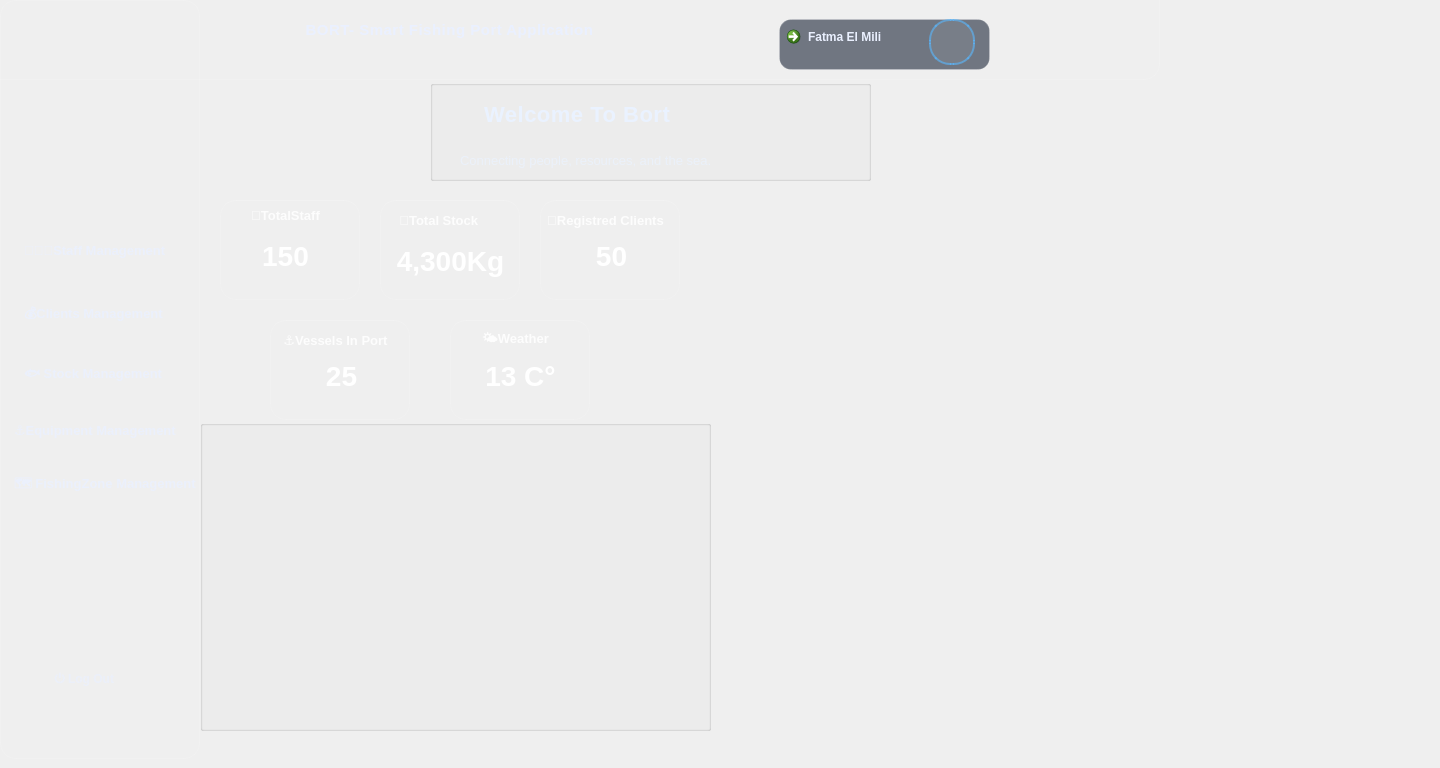
    <widget class="QWidget" name="pageWelcome">
     <property name="styleSheet">
      <string notr="true">QWidget#pageWelcome{
    background: qlineargradient(x1:0, y1:0, x2:1, y2:1,
        stop:0 #071a2c,
        stop:0.35 #082136,
        stop:0.7 #071c2d,
        stop:1 #040f1a);
    font-family: &quot;Segoe UI&quot;;
    color: #EAF0FF;
}

/* =================================================
   HEADER + SIDEBAR (SAME STYLE)
   ================================================= */
QFrame#header_W,
QFrame#sidebarMenu_W {
    background: qlineargradient(x1:0, y1:0, x2:0, y2:1,
        stop:0 rgba(12, 42, 75, 0.95),
        stop:0.55 rgba(8, 30, 55, 0.95),
        stop:1 rgba(6, 22, 40, 0.95));
    border: 1px solid rgba(255,255,255,0.12);
    border-radius: 16px;
}

QFrame#header_W {
    padding: 10px 16px;
}

QFrame#sidebarMenu_W {
    padding: 12px;
}

/* =================================================
   HEADER CONTENT
   ================================================= */
QLabel#titreHeader_W {
    color: #EAF0FF;
    font-size: 15px;
    font-weight: 800;
    letter-spacing: 0.5px;
}

QLabel#avatar_W {
    min-width: 42px;
    max-width: 42px;
    min-height: 42px;
    max-height: 42px;
    border-radius: 21px;
    border: 2px solid rgba(88,184,255,0.6);
    background-color: rgba(255,255,255,0.06);
}

/* User profile button */
QCommandLinkButton#userprofiledetails_W {
    background-color: rgba(8, 18, 38, 0.55);
    border: 1px solid rgba(255,255,255,0.15);
    border-radius: 12px;
    padding: 8px 14px;
    color: #EAF0FF;
    font-weight: 700;
}

QCommandLinkButton#userprofiledetails_W:hover {
    background-color: rgba(88,184,255,0.15);
    border: 1px solid rgba(88,184,255,0.45);
}

QCommandLinkButton#userprofiledetails_W:pressed {
    background-color: rgba(88,184,255,0.25);
}

/* =================================================
   SIDEBAR GROUP
   ================================================= */
QGroupBox#groupBox_W {
    border: none;
    margin-top: 6px;
}

/* =================================================
   SIDEBAR BUTTONS (BASE)
   ================================================= */
QPushButton#clientsmanagementBTN_W,
QPushButton#equipmentmanagementBTN_W,
QPushButton#fishingzonemanagementBTN_W,
QPushButton#staffmanagementBTN_W,
QPushButton#stockmanagementBTN_W {
    background: transparent;
    border: none;
    color: rgba(234,240,255,0.80);
    padding: 12px 14px;
    border-radius: 12px;
    text-align: left;
    font-size: 13px;
    font-weight: 650;
}

/* Hover effect */
QPushButton#clientsmanagementBTN_W:hover,
QPushButton#equipmentmanagementBTN_W:hover,
QPushButton#fishingzonemanagementBTN_W:hover,
QPushButton#staffmanagementBTN_W:hover,
QPushButton#stockmanagementBTN_W:hover {
    background-color: rgba(88,184,255,0.14);
    border: 1px solid rgba(88,184,255,0.25);
    color: #FFFFFF;
}

/* Pressed */
QPushButton#clientsmanagementBTN_W:pressed,
QPushButton#equipmentmanagementBTN_W:pressed,
QPushButton#fishingzonemanagementBTN_W:pressed,
QPushButton#staffmanagementBTN_W:pressed,
QPushButton#stockmanagementBTN_W:pressed {
    background-color: rgba(88,184,255,0.25);
}

/* =================================================
   ACTIVE / SELECTED BUTTON (Staff Management)
   ================================================= */
QPushButton[active=&quot;true&quot;] {
    background-color: rgba(10, 102, 255, 0.28);
    border: 1px solid rgba(10, 102, 255, 0.55);
    color: #FFFFFF;
    padding-left: 18px;
}
QPushButton#staffmanagementBTN_W[active=&quot;true&quot;] {
    background-color: rgba(10, 102, 255, 0.35);
    border-left: 4px solid #4FC3F7;
    color: white;
    font-weight: 600;
}

/* =================================================
   LOG OUT BUTTON
   ================================================= */
QPushButton#logOutBTN_W {
    background: transparent;
    border: none;
    color: rgba(234,240,255,0.65);
    padding: 12px 14px;
    border-radius: 12px;
    text-align: left;
    font-weight: 650;
}

QPushButton#logOutBTN_W:hover {
    background-color: rgba(255, 120, 120, 0.12);
    border: 1px solid rgba(255, 120, 120, 0.25);
    color: #FFC1C1;
}


/* =========================================================
   WELCOME PAGE - GLOBAL
   ========================================================= */
QWidget#pageWelcome {
    background: transparent;
}

QLabel#titleW {
    color: #EAF2FF;
    font-size: 22px;
    font-weight: 900;
    letter-spacing: 0.5px;
}

QLabel#description {
    color: rgba(234,242,255,0.72);
    font-size: 13px;
}

/* petit effet &quot;badge&quot; autour du titre si tu l'as dans un conteneur */
QFrame#welcomeHeader, QWidget#welcomeHeader {
    background: rgba(0,0,0,0.18);
    border: 1px solid rgba(255,255,255,0.08);
    border-radius: 14px;
}

/* =========================
   KPI CARDS - BASE CLEAN
   ========================= */
QFrame#cardEmployees,
QFrame#cardStock,
QFrame#cardClients,
QFrame#cardEqui,
QFrame#cardWeather {
    border-radius: 16px;
    padding: 14px;
    border: 1px solid rgba(255,255,255,0.10);
}

QFrame#cardEmployees:hover,
QFrame#cardStock:hover,
QFrame#cardClients:hover,
QFrame#cardEqui:hover,
QFrame#cardWeather:hover {
    border: 1px solid rgba(59,130,246,0.35);
}

/* Titles */
QLabel#totalstaff,
QLabel#stocktotaltitle,
QLabel#Clientstitle,
QLabel#equititle,
QLabel#weathertitle {
    color: rgba(255,255,255,0.86);
    font-size: 13px;
    font-weight: 700;
}

/* Values */
QLabel#numberstaff,
QLabel#stockkkk,
QLabel#clientssssssss,
QLabel#boatt,
QLabel#temp {
    color: #FFFFFF;
    font-size: 28px;
    font-weight: 900;
}

/* =========================
   NEW COLOR PALETTE (marine premium)
   - less saturated, more elegant
   ========================= */

/* Staff: Deep Ocean Blue */
QFrame#cardEmployees {
    background: qlineargradient(x1:0, y1:0, x2:1, y2:1,
        stop:0 rgba(20, 58, 108, 0.95),
        stop:0.55 rgba(12, 35, 68, 0.95),
        stop:1 rgba(8, 24, 44, 0.90));
}

/* Stock: Sea Amber (soft) */
QFrame#cardStock {
    background: qlineargradient(x1:0, y1:0, x2:1, y2:1,
        stop:0 rgba(176, 120, 36, 0.92),
        stop:0.55 rgba(120, 78, 22, 0.92),
        stop:1 rgba(38, 26, 14, 0.90));
}

/* Clients: Steel Indigo */
QFrame#cardClients {
    background: qlineargradient(x1:0, y1:0, x2:1, y2:1,
        stop:0 rgba(73, 90, 143, 0.95),
        stop:0.55 rgba(42, 55, 102, 0.95),
        stop:1 rgba(18, 24, 52, 0.90));
}

/* Equipment: Harbor Green (muted) */
QFrame#cardEqui {
    background: qlineargradient(x1:0, y1:0, x2:1, y2:1,
        stop:0 rgba(20, 108, 88, 0.95),
        stop:0.55 rgba(12, 66, 54, 0.95),
        stop:1 rgba(8, 34, 28, 0.90));
}

/* Weather: Cold Teal */
QFrame#cardWeather {
    background: qlineargradient(x1:0, y1:0, x2:1, y2:1,
        stop:0 rgba(14, 108, 125, 0.95),
        stop:0.55 rgba(10, 64, 78, 0.95),
        stop:1 rgba(6, 28, 36, 0.90));
}

/* =========================
   Subtle highlight strip (like modern cards)
   ========================= */
QFrame#cardEmployees,
QFrame#cardStock,
QFrame#cardClients,
QFrame#cardEqui,
QFrame#cardWeather {
    border-top: 1px solid rgba(255,255,255,0.16);
    border-left: 1px solid rgba(255,255,255,0.10);
}
</string>
     </property>
     <widget class="QFrame" name="sidebarMenu_W">
      <property name="geometry">
       <rect>
        <x>0</x>
        <y>0</y>
        <width>200</width>
        <height>759</height>
       </rect>
      </property>
      <property name="minimumSize">
       <size>
        <width>200</width>
        <height>0</height>
       </size>
      </property>
      <property name="maximumSize">
       <size>
        <width>200</width>
        <height>16777215</height>
       </size>
      </property>
      <property name="frameShape">
       <enum>QFrame::Shape::NoFrame</enum>
      </property>
      <property name="frameShadow">
       <enum>QFrame::Shadow::Raised</enum>
      </property>
      <widget class="QGroupBox" name="groupBox_W">
       <property name="geometry">
        <rect>
         <x>10</x>
         <y>100</y>
         <width>200</width>
         <height>631</height>
        </rect>
       </property>
       <property name="minimumSize">
        <size>
         <width>200</width>
         <height>0</height>
        </size>
       </property>
       <property name="maximumSize">
        <size>
         <width>200</width>
         <height>16777215</height>
        </size>
       </property>
       <property name="title">
        <string/>
       </property>
       <widget class="QPushButton" name="staffmanagementBTN_W">
        <property name="geometry">
         <rect>
          <x>0</x>
          <y>120</y>
          <width>181</width>
          <height>61</height>
         </rect>
        </property>
        <property name="text">
         <string>👩🏻‍💼Staff Management</string>
        </property>
        <property name="active" stdset="0">
         <bool>false</bool>
        </property>
       </widget>
       <widget class="QPushButton" name="clientsmanagementBTN_W">
        <property name="geometry">
         <rect>
          <x>0</x>
          <y>190</y>
          <width>191</width>
          <height>51</height>
         </rect>
        </property>
        <property name="text">
         <string>💰Clients Management</string>
        </property>
       </widget>
       <widget class="QPushButton" name="stockmanagementBTN_W">
        <property name="geometry">
         <rect>
          <x>0</x>
          <y>250</y>
          <width>171</width>
          <height>51</height>
         </rect>
        </property>
        <property name="text">
         <string>🐟 Stock Management</string>
        </property>
       </widget>
       <widget class="QPushButton" name="fishingzonemanagementBTN_W">
        <property name="geometry">
         <rect>
          <x>-10</x>
          <y>360</y>
          <width>221</width>
          <height>51</height>
         </rect>
        </property>
        <property name="text">
         <string>🗺️ FishingZone Management</string>
        </property>
       </widget>
       <widget class="QPushButton" name="equipmentmanagementBTN_W">
        <property name="geometry">
         <rect>
          <x>-10</x>
          <y>310</y>
          <width>201</width>
          <height>41</height>
         </rect>
        </property>
        <property name="text">
         <string>⚓Equipment Management</string>
        </property>
       </widget>
       <widget class="QLabel" name="logoheader_W">
        <property name="geometry">
         <rect>
          <x>-10</x>
          <y>0</y>
          <width>151</width>
          <height>111</height>
         </rect>
        </property>
        <property name="text">
         <string/>
        </property>
        <property name="pixmap">
         <pixmap resource="Ressources.qrc">:/Images/logoHeader1.png</pixmap>
        </property>
       </widget>
      </widget>
      <widget class="QPushButton" name="logOutBTN_W">
       <property name="geometry">
        <rect>
         <x>40</x>
         <y>650</y>
         <width>121</width>
         <height>61</height>
        </rect>
       </property>
       <property name="text">
        <string>⏻ Log Out</string>
       </property>
      </widget>
     </widget>
     <widget class="QWidget" name="verticalLayoutWidget_2">
      <property name="geometry">
       <rect>
        <x>-271</x>
        <y>-21</y>
        <width>1431</width>
        <height>101</height>
       </rect>
      </property>
      <layout class="QVBoxLayout" name="verticalLayout_3">
       <item>
        <widget class="QFrame" name="header_W">
         <property name="frameShape">
          <enum>QFrame::Shape::StyledPanel</enum>
         </property>
         <property name="frameShadow">
          <enum>QFrame::Shadow::Raised</enum>
         </property>
         <widget class="QLabel" name="titreHeader_W">
          <property name="geometry">
           <rect>
            <x>490</x>
            <y>20</y>
            <width>461</width>
            <height>61</height>
           </rect>
          </property>
          <property name="text">
           <string>BORT- Smart Fishing Port Application</string>
          </property>
          <property name="alignment">
           <set>Qt::AlignmentFlag::AlignCenter</set>
          </property>
         </widget>
         <widget class="QCommandLinkButton" name="userprofiledetails_W">
          <property name="geometry">
           <rect>
            <x>1050</x>
            <y>40</y>
            <width>211</width>
            <height>51</height>
           </rect>
          </property>
          <property name="text">
           <string>Fatma El Mili</string>
          </property>
         </widget>
         <widget class="QLabel" name="avatar_W">
          <property name="geometry">
           <rect>
            <x>1200</x>
            <y>40</y>
            <width>46</width>
            <height>46</height>
           </rect>
          </property>
          <property name="text">
           <string/>
          </property>
          <property name="pixmap">
           <pixmap resource="Ressources.qrc">:/Images/avatar.png</pixmap>
          </property>
         </widget>
        </widget>
       </item>
      </layout>
     </widget>
     <widget class="QLabel" name="port">
      <property name="geometry">
       <rect>
        <x>720</x>
        <y>220</y>
        <width>300</width>
        <height>500</height>
       </rect>
      </property>
      <property name="minimumSize">
       <size>
        <width>300</width>
        <height>500</height>
       </size>
      </property>
      <property name="maximumSize">
       <size>
        <width>300</width>
        <height>500</height>
       </size>
      </property>
      <property name="text">
       <string/>
      </property>
      <property name="pixmap">
       <pixmap resource="Ressources.qrc">:/Images/testport.png</pixmap>
      </property>
     </widget>
     <widget class="QGroupBox" name="infocont">
      <property name="geometry">
       <rect>
        <x>430</x>
        <y>80</y>
        <width>441</width>
        <height>101</height>
       </rect>
      </property>
      <property name="title">
       <string/>
      </property>
      <widget class="QLabel" name="description">
       <property name="geometry">
        <rect>
         <x>30</x>
         <y>70</y>
         <width>301</width>
         <height>20</height>
        </rect>
       </property>
       <property name="text">
        <string>Connecting people, resources, and the sea.</string>
       </property>
      </widget>
      <widget class="QLabel" name="titleW">
       <property name="geometry">
        <rect>
         <x>50</x>
         <y>19</y>
         <width>201</width>
         <height>31</height>
        </rect>
       </property>
       <property name="text">
        <string>Welcome To Bort </string>
       </property>
       <property name="alignment">
        <set>Qt::AlignmentFlag::AlignCenter</set>
       </property>
      </widget>
     </widget>
     <widget class="QFrame" name="cardEmployees">
      <property name="geometry">
       <rect>
        <x>220</x>
        <y>200</y>
        <width>140</width>
        <height>100</height>
       </rect>
      </property>
      <property name="minimumSize">
       <size>
        <width>140</width>
        <height>100</height>
       </size>
      </property>
      <property name="maximumSize">
       <size>
        <width>16777215</width>
        <height>100</height>
       </size>
      </property>
      <property name="frameShape">
       <enum>QFrame::Shape::StyledPanel</enum>
      </property>
      <property name="frameShadow">
       <enum>QFrame::Shadow::Raised</enum>
      </property>
      <widget class="QLabel" name="totalstaff">
       <property name="geometry">
        <rect>
         <x>20</x>
         <y>0</y>
         <width>91</width>
         <height>31</height>
        </rect>
       </property>
       <property name="text">
        <string>🚣TotalStaff</string>
       </property>
       <property name="alignment">
        <set>Qt::AlignmentFlag::AlignCenter</set>
       </property>
      </widget>
      <widget class="QLabel" name="numberstaff">
       <property name="geometry">
        <rect>
         <x>30</x>
         <y>40</y>
         <width>71</width>
         <height>31</height>
        </rect>
       </property>
       <property name="text">
        <string>150</string>
       </property>
       <property name="alignment">
        <set>Qt::AlignmentFlag::AlignCenter</set>
       </property>
      </widget>
     </widget>
     <widget class="QFrame" name="cardStock">
      <property name="geometry">
       <rect>
        <x>380</x>
        <y>200</y>
        <width>140</width>
        <height>100</height>
       </rect>
      </property>
      <property name="minimumSize">
       <size>
        <width>140</width>
        <height>100</height>
       </size>
      </property>
      <property name="maximumSize">
       <size>
        <width>16777215</width>
        <height>100</height>
       </size>
      </property>
      <property name="frameShape">
       <enum>QFrame::Shape::StyledPanel</enum>
      </property>
      <property name="frameShadow">
       <enum>QFrame::Shadow::Raised</enum>
      </property>
      <widget class="QLabel" name="stocktotaltitle">
       <property name="geometry">
        <rect>
         <x>-10</x>
         <y>0</y>
         <width>141</width>
         <height>41</height>
        </rect>
       </property>
       <property name="text">
        <string>🎣Total Stock </string>
       </property>
       <property name="alignment">
        <set>Qt::AlignmentFlag::AlignCenter</set>
       </property>
      </widget>
      <widget class="QLabel" name="stockkkk">
       <property name="geometry">
        <rect>
         <x>10</x>
         <y>40</y>
         <width>121</width>
         <height>41</height>
        </rect>
       </property>
       <property name="text">
        <string>4,300Kg</string>
       </property>
       <property name="alignment">
        <set>Qt::AlignmentFlag::AlignCenter</set>
       </property>
      </widget>
     </widget>
     <widget class="QFrame" name="cardClients">
      <property name="geometry">
       <rect>
        <x>540</x>
        <y>200</y>
        <width>140</width>
        <height>100</height>
       </rect>
      </property>
      <property name="minimumSize">
       <size>
        <width>140</width>
        <height>100</height>
       </size>
      </property>
      <property name="maximumSize">
       <size>
        <width>16777215</width>
        <height>100</height>
       </size>
      </property>
      <property name="frameShape">
       <enum>QFrame::Shape::StyledPanel</enum>
      </property>
      <property name="frameShadow">
       <enum>QFrame::Shadow::Raised</enum>
      </property>
      <widget class="QLabel" name="Clientstitle">
       <property name="geometry">
        <rect>
         <x>0</x>
         <y>10</y>
         <width>131</width>
         <height>20</height>
        </rect>
       </property>
       <property name="text">
        <string>💸Registred Clients</string>
       </property>
       <property name="alignment">
        <set>Qt::AlignmentFlag::AlignCenter</set>
       </property>
      </widget>
      <widget class="QLabel" name="clientssssssss">
       <property name="geometry">
        <rect>
         <x>40</x>
         <y>40</y>
         <width>63</width>
         <height>31</height>
        </rect>
       </property>
       <property name="text">
        <string>50</string>
       </property>
       <property name="alignment">
        <set>Qt::AlignmentFlag::AlignCenter</set>
       </property>
      </widget>
     </widget>
     <widget class="QFrame" name="cardEqui">
      <property name="geometry">
       <rect>
        <x>270</x>
        <y>320</y>
        <width>140</width>
        <height>100</height>
       </rect>
      </property>
      <property name="minimumSize">
       <size>
        <width>140</width>
        <height>100</height>
       </size>
      </property>
      <property name="maximumSize">
       <size>
        <width>16777215</width>
        <height>100</height>
       </size>
      </property>
      <property name="frameShape">
       <enum>QFrame::Shape::StyledPanel</enum>
      </property>
      <property name="frameShadow">
       <enum>QFrame::Shadow::Raised</enum>
      </property>
      <widget class="QLabel" name="equititle">
       <property name="geometry">
        <rect>
         <x>0</x>
         <y>0</y>
         <width>131</width>
         <height>41</height>
        </rect>
       </property>
       <property name="text">
        <string>⚓Vessels In Port</string>
       </property>
       <property name="alignment">
        <set>Qt::AlignmentFlag::AlignCenter</set>
       </property>
      </widget>
      <widget class="QLabel" name="boatt">
       <property name="geometry">
        <rect>
         <x>40</x>
         <y>40</y>
         <width>63</width>
         <height>31</height>
        </rect>
       </property>
       <property name="text">
        <string>25</string>
       </property>
       <property name="alignment">
        <set>Qt::AlignmentFlag::AlignCenter</set>
       </property>
      </widget>
     </widget>
     <widget class="QFrame" name="cardWeather">
      <property name="geometry">
       <rect>
        <x>450</x>
        <y>320</y>
        <width>140</width>
        <height>100</height>
       </rect>
      </property>
      <property name="minimumSize">
       <size>
        <width>140</width>
        <height>100</height>
       </size>
      </property>
      <property name="maximumSize">
       <size>
        <width>16777215</width>
        <height>100</height>
       </size>
      </property>
      <property name="frameShape">
       <enum>QFrame::Shape::StyledPanel</enum>
      </property>
      <property name="frameShadow">
       <enum>QFrame::Shadow::Raised</enum>
      </property>
      <widget class="QLabel" name="weathertitle">
       <property name="geometry">
        <rect>
         <x>0</x>
         <y>10</y>
         <width>131</width>
         <height>20</height>
        </rect>
       </property>
       <property name="text">
        <string>🌤️Weather</string>
       </property>
       <property name="alignment">
        <set>Qt::AlignmentFlag::AlignCenter</set>
       </property>
      </widget>
      <widget class="QLabel" name="temp">
       <property name="geometry">
        <rect>
         <x>30</x>
         <y>40</y>
         <width>81</width>
         <height>31</height>
        </rect>
       </property>
       <property name="text">
        <string>13 C°</string>
       </property>
       <property name="alignment">
        <set>Qt::AlignmentFlag::AlignCenter</set>
       </property>
      </widget>
     </widget>
     <widget class="QGroupBox" name="portdash">
      <property name="geometry">
       <rect>
        <x>200</x>
        <y>420</y>
        <width>511</width>
        <height>311</height>
       </rect>
      </property>
      <property name="title">
       <string/>
      </property>
      <widget class="QLabel" name="portconttt">
       <property name="geometry">
        <rect>
         <x>-40</x>
         <y>-80</y>
         <width>700</width>
         <height>500</height>
        </rect>
       </property>
       <property name="minimumSize">
        <size>
         <width>700</width>
         <height>500</height>
        </size>
       </property>
       <property name="maximumSize">
        <size>
         <width>700</width>
         <height>500</height>
        </size>
       </property>
       <property name="text">
        <string/>
       </property>
       <property name="pixmap">
        <pixmap resource="Ressources.qrc">:/Images/dashhhresize.png</pixmap>
       </property>
      </widget>
     </widget>
    </widget>
